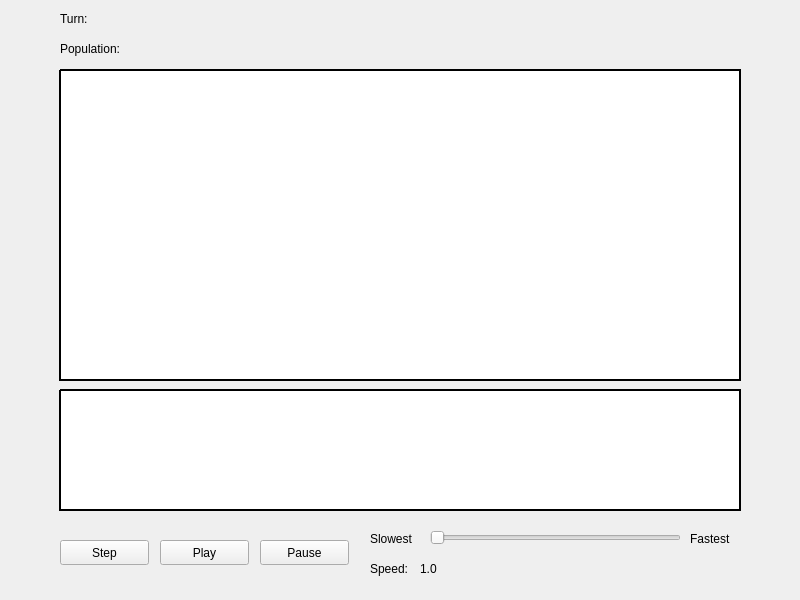
<?xml version="1.0" encoding="UTF-8"?>
<ui version="4.0">
 <class>MainWindow</class>
 <widget class="QMainWindow" name="MainWindow">
  <property name="geometry">
   <rect>
    <x>0</x>
    <y>0</y>
    <width>800</width>
    <height>600</height>
   </rect>
  </property>
  <property name="windowTitle">
   <string>MainWindow</string>
  </property>
  <widget class="QWidget" name="centralwidget">
   <widget class="QGraphicsView" name="graph">
    <property name="geometry">
     <rect>
      <x>60</x>
      <y>390</y>
      <width>681</width>
      <height>121</height>
     </rect>
    </property>
    <property name="sizePolicy">
     <sizepolicy hsizetype="Expanding" vsizetype="Fixed">
      <horstretch>0</horstretch>
      <verstretch>0</verstretch>
     </sizepolicy>
    </property>
    <property name="sizeIncrement">
     <size>
      <width>100</width>
      <height>0</height>
     </size>
    </property>
    <property name="verticalScrollBarPolicy">
     <enum>Qt::ScrollBarAlwaysOff</enum>
    </property>
    <property name="horizontalScrollBarPolicy">
     <enum>Qt::ScrollBarAlwaysOff</enum>
    </property>
    <property name="sizeAdjustPolicy">
     <enum>QAbstractScrollArea::AdjustToContents</enum>
    </property>
    <property name="interactive">
     <bool>true</bool>
    </property>
   </widget>
   <widget class="QGraphicsView" name="grid">
    <property name="geometry">
     <rect>
      <x>60</x>
      <y>70</y>
      <width>681</width>
      <height>311</height>
     </rect>
    </property>
    <property name="frameShadow">
     <enum>QFrame::Sunken</enum>
    </property>
    <property name="lineWidth">
     <number>2</number>
    </property>
    <property name="verticalScrollBarPolicy">
     <enum>Qt::ScrollBarAlwaysOff</enum>
    </property>
    <property name="horizontalScrollBarPolicy">
     <enum>Qt::ScrollBarAlwaysOff</enum>
    </property>
    <property name="interactive">
     <bool>true</bool>
    </property>
   </widget>
   <widget class="QPushButton" name="stepButton">
    <property name="geometry">
     <rect>
      <x>60</x>
      <y>540</y>
      <width>89</width>
      <height>25</height>
     </rect>
    </property>
    <property name="text">
     <string>Step</string>
    </property>
   </widget>
   <widget class="QLabel" name="turnLabel">
    <property name="geometry">
     <rect>
      <x>60</x>
      <y>10</y>
      <width>35</width>
      <height>17</height>
     </rect>
    </property>
    <property name="text">
     <string>Turn:</string>
    </property>
   </widget>
   <widget class="QLabel" name="populationLabel">
    <property name="geometry">
     <rect>
      <x>60</x>
      <y>40</y>
      <width>78</width>
      <height>17</height>
     </rect>
    </property>
    <property name="text">
     <string>Population:</string>
    </property>
   </widget>
   <widget class="QLabel" name="turnValue">
    <property name="geometry">
     <rect>
      <x>100</x>
      <y>10</y>
      <width>81</width>
      <height>17</height>
     </rect>
    </property>
    <property name="text">
     <string/>
    </property>
   </widget>
   <widget class="QLabel" name="populationValue">
    <property name="geometry">
     <rect>
      <x>140</x>
      <y>40</y>
      <width>441</width>
      <height>17</height>
     </rect>
    </property>
    <property name="text">
     <string/>
    </property>
   </widget>
   <widget class="QPushButton" name="playButton">
    <property name="geometry">
     <rect>
      <x>160</x>
      <y>540</y>
      <width>89</width>
      <height>25</height>
     </rect>
    </property>
    <property name="text">
     <string>Play</string>
    </property>
   </widget>
   <widget class="QPushButton" name="pauseButton">
    <property name="geometry">
     <rect>
      <x>260</x>
      <y>540</y>
      <width>89</width>
      <height>25</height>
     </rect>
    </property>
    <property name="text">
     <string>Pause</string>
    </property>
   </widget>
   <widget class="QLabel" name="slowLabel">
    <property name="geometry">
     <rect>
      <x>370</x>
      <y>530</y>
      <width>61</width>
      <height>17</height>
     </rect>
    </property>
    <property name="text">
     <string>Slowest</string>
    </property>
   </widget>
   <widget class="QLabel" name="fastLabel">
    <property name="geometry">
     <rect>
      <x>690</x>
      <y>530</y>
      <width>51</width>
      <height>17</height>
     </rect>
    </property>
    <property name="text">
     <string>Fastest</string>
    </property>
   </widget>
   <widget class="QSlider" name="speedSlider">
    <property name="geometry">
     <rect>
      <x>430</x>
      <y>530</y>
      <width>251</width>
      <height>16</height>
     </rect>
    </property>
    <property name="orientation">
     <enum>Qt::Horizontal</enum>
    </property>
   </widget>
   <widget class="Line" name="grid_left">
    <property name="enabled">
     <bool>true</bool>
    </property>
    <property name="geometry">
     <rect>
      <x>50</x>
      <y>70</y>
      <width>20</width>
      <height>311</height>
     </rect>
    </property>
    <property name="frameShadow">
     <enum>QFrame::Plain</enum>
    </property>
    <property name="lineWidth">
     <number>2</number>
    </property>
    <property name="orientation">
     <enum>Qt::Vertical</enum>
    </property>
   </widget>
   <widget class="Line" name="grid_right">
    <property name="geometry">
     <rect>
      <x>730</x>
      <y>70</y>
      <width>20</width>
      <height>311</height>
     </rect>
    </property>
    <property name="frameShadow">
     <enum>QFrame::Plain</enum>
    </property>
    <property name="lineWidth">
     <number>2</number>
    </property>
    <property name="orientation">
     <enum>Qt::Vertical</enum>
    </property>
   </widget>
   <widget class="Line" name="grid_top">
    <property name="geometry">
     <rect>
      <x>60</x>
      <y>60</y>
      <width>681</width>
      <height>20</height>
     </rect>
    </property>
    <property name="frameShadow">
     <enum>QFrame::Plain</enum>
    </property>
    <property name="lineWidth">
     <number>2</number>
    </property>
    <property name="orientation">
     <enum>Qt::Horizontal</enum>
    </property>
   </widget>
   <widget class="Line" name="grid_bottom">
    <property name="geometry">
     <rect>
      <x>60</x>
      <y>370</y>
      <width>681</width>
      <height>20</height>
     </rect>
    </property>
    <property name="frameShadow">
     <enum>QFrame::Plain</enum>
    </property>
    <property name="lineWidth">
     <number>2</number>
    </property>
    <property name="orientation">
     <enum>Qt::Horizontal</enum>
    </property>
   </widget>
   <widget class="QLabel" name="speedLabel">
    <property name="geometry">
     <rect>
      <x>370</x>
      <y>560</y>
      <width>51</width>
      <height>17</height>
     </rect>
    </property>
    <property name="text">
     <string>Speed:</string>
    </property>
   </widget>
   <widget class="QLabel" name="speedValue">
    <property name="geometry">
     <rect>
      <x>420</x>
      <y>560</y>
      <width>141</width>
      <height>17</height>
     </rect>
    </property>
    <property name="text">
     <string>1.0</string>
    </property>
   </widget>
   <widget class="Line" name="graph_left">
    <property name="geometry">
     <rect>
      <x>50</x>
      <y>390</y>
      <width>20</width>
      <height>121</height>
     </rect>
    </property>
    <property name="frameShadow">
     <enum>QFrame::Plain</enum>
    </property>
    <property name="lineWidth">
     <number>2</number>
    </property>
    <property name="orientation">
     <enum>Qt::Vertical</enum>
    </property>
   </widget>
   <widget class="Line" name="graph_right">
    <property name="geometry">
     <rect>
      <x>730</x>
      <y>390</y>
      <width>20</width>
      <height>121</height>
     </rect>
    </property>
    <property name="frameShadow">
     <enum>QFrame::Plain</enum>
    </property>
    <property name="lineWidth">
     <number>2</number>
    </property>
    <property name="orientation">
     <enum>Qt::Vertical</enum>
    </property>
   </widget>
   <widget class="Line" name="graph_top">
    <property name="geometry">
     <rect>
      <x>60</x>
      <y>380</y>
      <width>681</width>
      <height>20</height>
     </rect>
    </property>
    <property name="frameShadow">
     <enum>QFrame::Plain</enum>
    </property>
    <property name="lineWidth">
     <number>2</number>
    </property>
    <property name="orientation">
     <enum>Qt::Horizontal</enum>
    </property>
   </widget>
   <widget class="Line" name="graph_bottom">
    <property name="geometry">
     <rect>
      <x>60</x>
      <y>500</y>
      <width>681</width>
      <height>20</height>
     </rect>
    </property>
    <property name="frameShadow">
     <enum>QFrame::Plain</enum>
    </property>
    <property name="lineWidth">
     <number>2</number>
    </property>
    <property name="orientation">
     <enum>Qt::Horizontal</enum>
    </property>
   </widget>
  </widget>
 </widget>
 <resources/>
 <connections/>
</ui>
